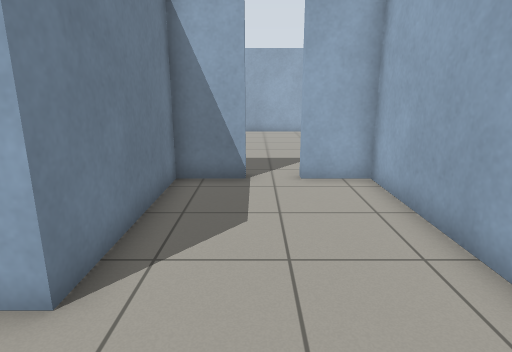
[1] (above)

22 first-person views from a walk through a Gazebo world. The camera is 1.2 m above the floor, tilts 14° down and sees 75° across. The floor is counted in squares, 0.5 m on a side. Each view is taken from the middle of a square. On the plan, view 1 faces up. The plan holds only what a view shows up to about 19 squares ahead; the rest is blank.

[2]
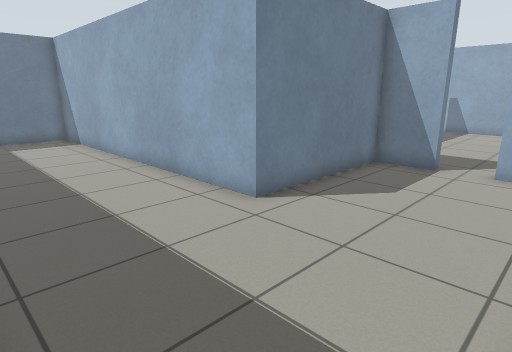

[3]
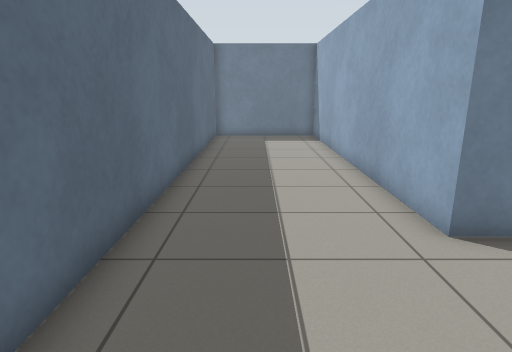

[4]
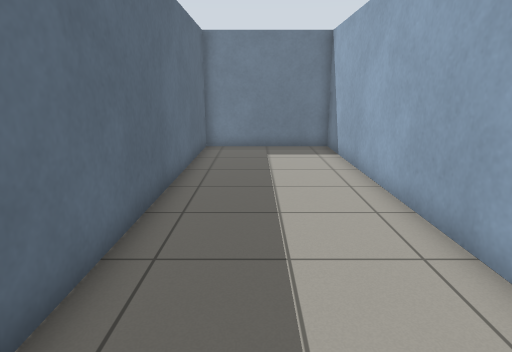

[5]
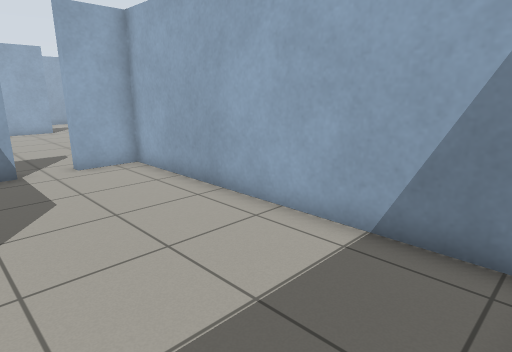

[6]
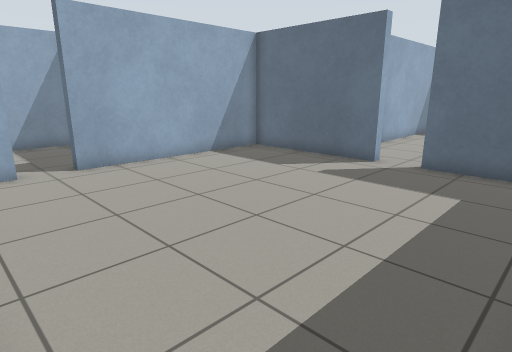

[7]
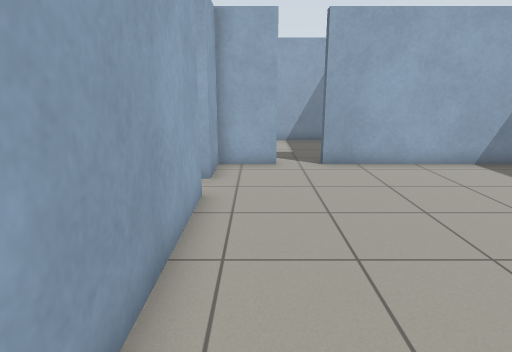

[8]
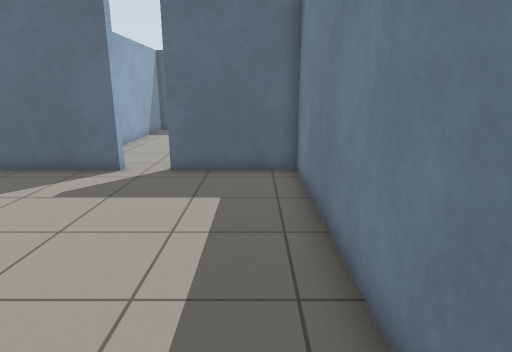

[9]
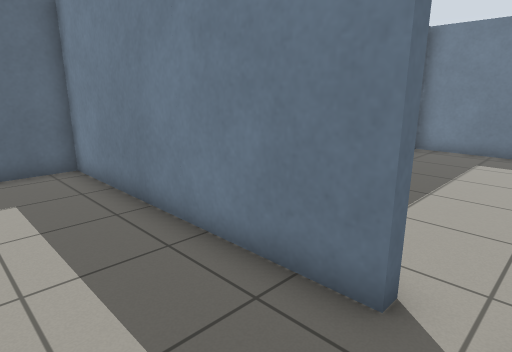

[10]
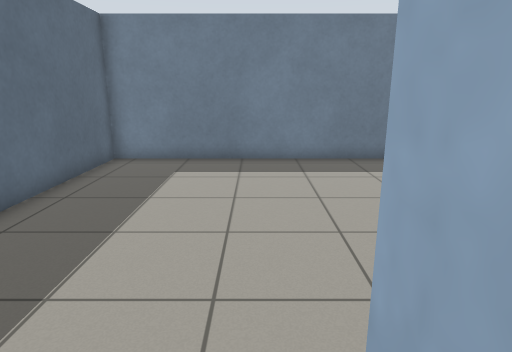

[11]
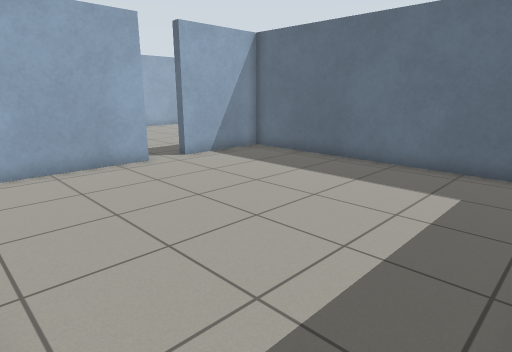

[12]
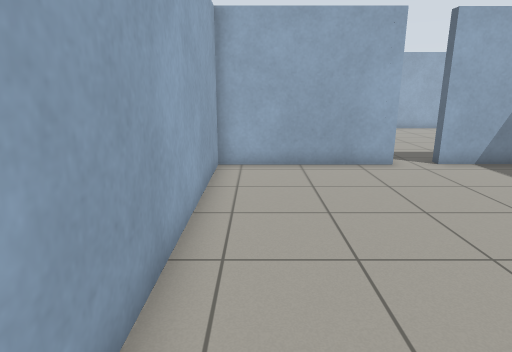

[13]
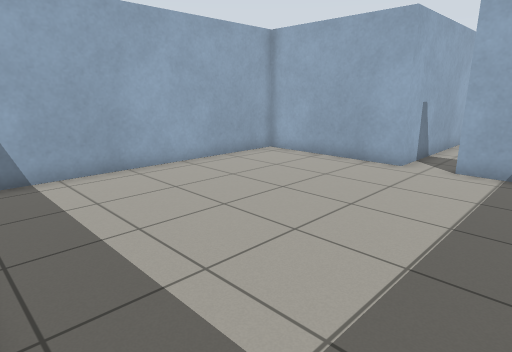

[14]
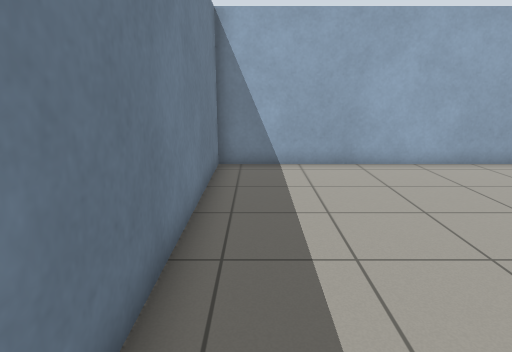

[15]
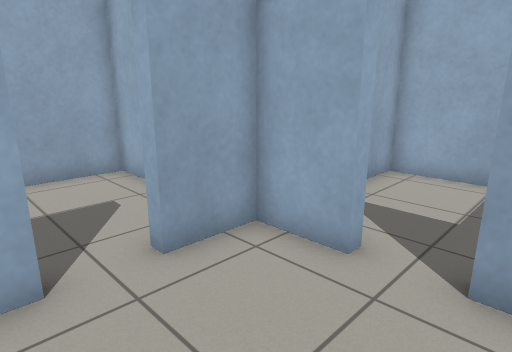

[16]
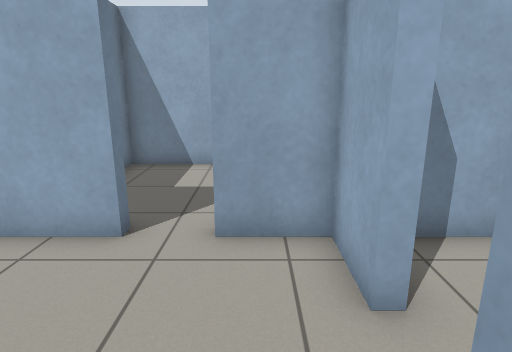

[17]
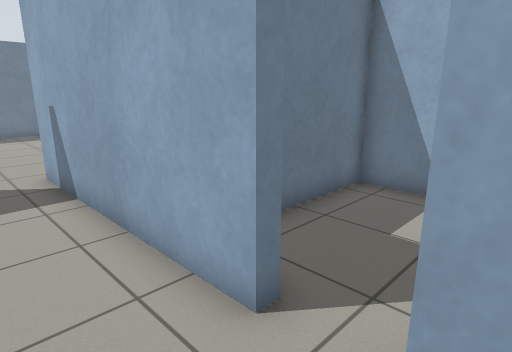

[18]
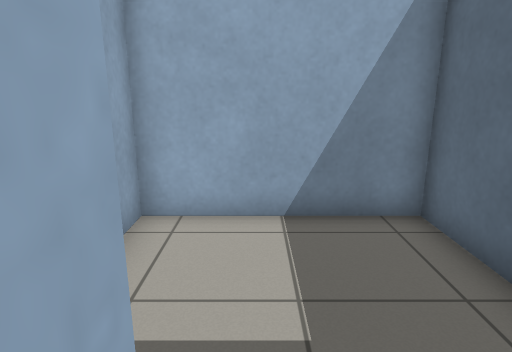

[19]
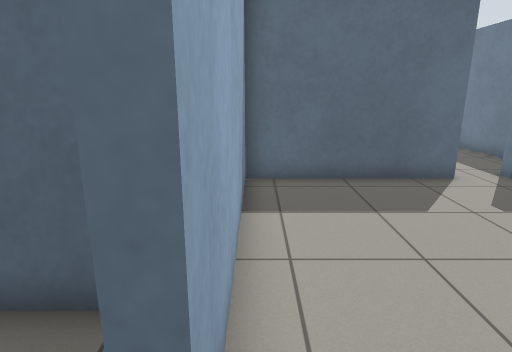

[20]
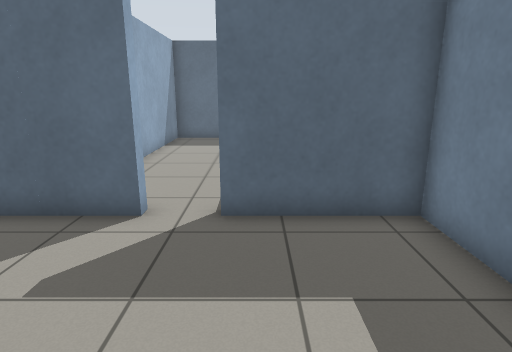

[21]
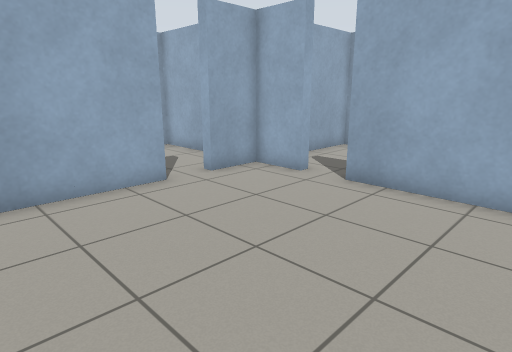

[22]
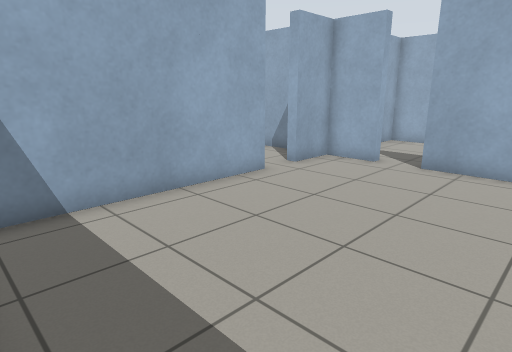

### Floor plan
Ten units are one square. View 1 is at (0, 0); x grows to the right and y downward. Boxes are objects, and circles mark ways between rooms. Rooms are numbered by the first view taken in them; rooms with no view inside come last. Other rooms are left out.
<svg viewBox="-168 -278 306 306">
<path fill="none" stroke="#000" d="M-3 -97 -3 -93 -23 -93 -23 -33 -163 -33 -163 23 33 23 33 -93 13 -93M37 -217 37 -213 -48 -213M78 -193 73 -193 73 -213 53 -213M13 -93 13 -97 73 -97 73 -177M-48 -197 -43 -197 -43 -97 -3 -97M-48 -213 -48 -273 -163 -273 -163 -157 -48 -157 -48 -197M73 -177 78 -177M88 -157 133 -157 133 -213 86 -213M73 -232 73 -273 17 -273 17 -240M53 -213 53 -217"/>
<circle cx="5" cy="-100" r="3" fill="#2a7"/>
<circle cx="-40" cy="-205" r="3" fill="#2a7"/>
<circle cx="80" cy="-185" r="3" fill="#2a7"/>
<circle cx="45" cy="-220" r="3" fill="#2a7"/>
<text x="-50" y="-20">1</text>
<text x="20" y="-160">2</text>
<text x="-110" y="-210">3</text>
<text x="110" y="-190">4</text>
<text x="40" y="-250">5</text>
</svg>
Room 1 opens to room 2. Room 2 opens to room 3. Room 2 opens to room 4. Room 2 opens to room 5.

Where each view was taken, in squares from view 1:
view 1: 0 up, 0 right, facing up
view 2: 2 down, 3 right, facing up-left
view 3: 0 up, 3 right, facing left
view 4: 0 up, 1 left, facing left
view 5: 2 down, 2 left, facing up-right
view 6: 21 up, 4 left, facing down-right
view 7: 20 up, 4 left, facing right
view 8: 20 up, 3 left, facing down
view 9: 21 up, 1 left, facing down-left
view 10: 21 up, 4 left, facing left
view 11: 27 up, 16 left, facing down-right
view 12: 26 up, 16 left, facing right
view 13: 17 up, 16 left, facing up-right
view 14: 16 up, 15 left, facing up
view 15: 17 up, 3 right, facing up-right
view 16: 16 up, 6 right, facing up
view 17: 19 up, 6 right, facing up-left
view 18: 19 up, 7 right, facing right
view 19: 19 up, 7 right, facing down
view 20: 16 up, 1 left, facing down
view 21: 13 up, 1 left, facing up-right
view 22: 14 up, 4 left, facing up-right
